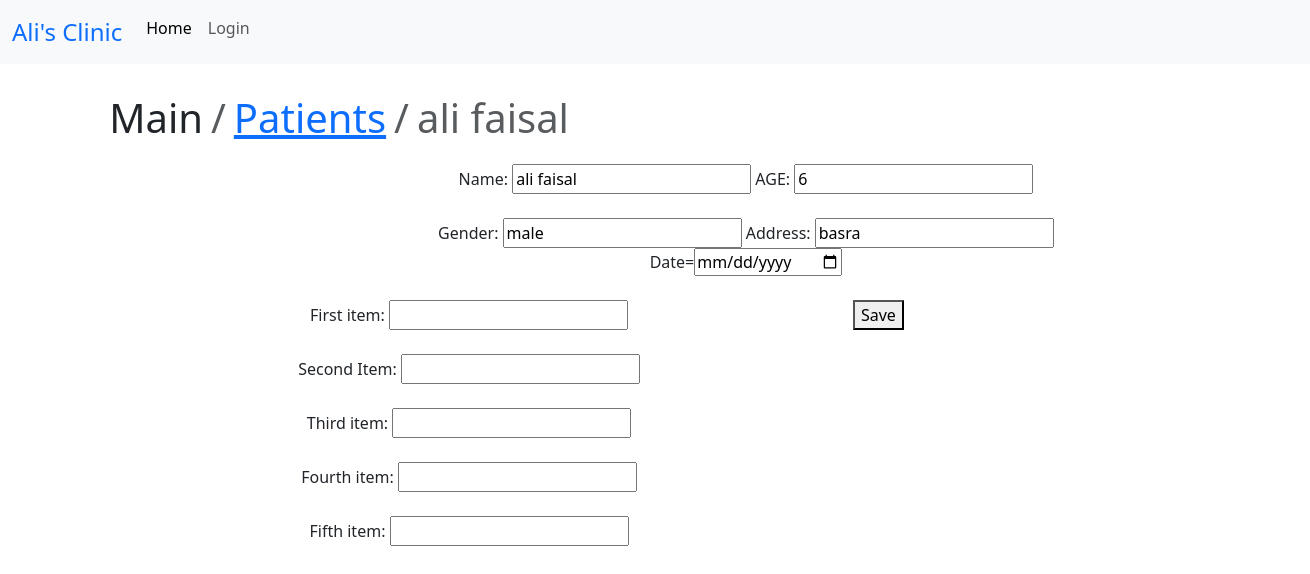
/patients/1/make_pill/, run on an earlier commit of the app's database.
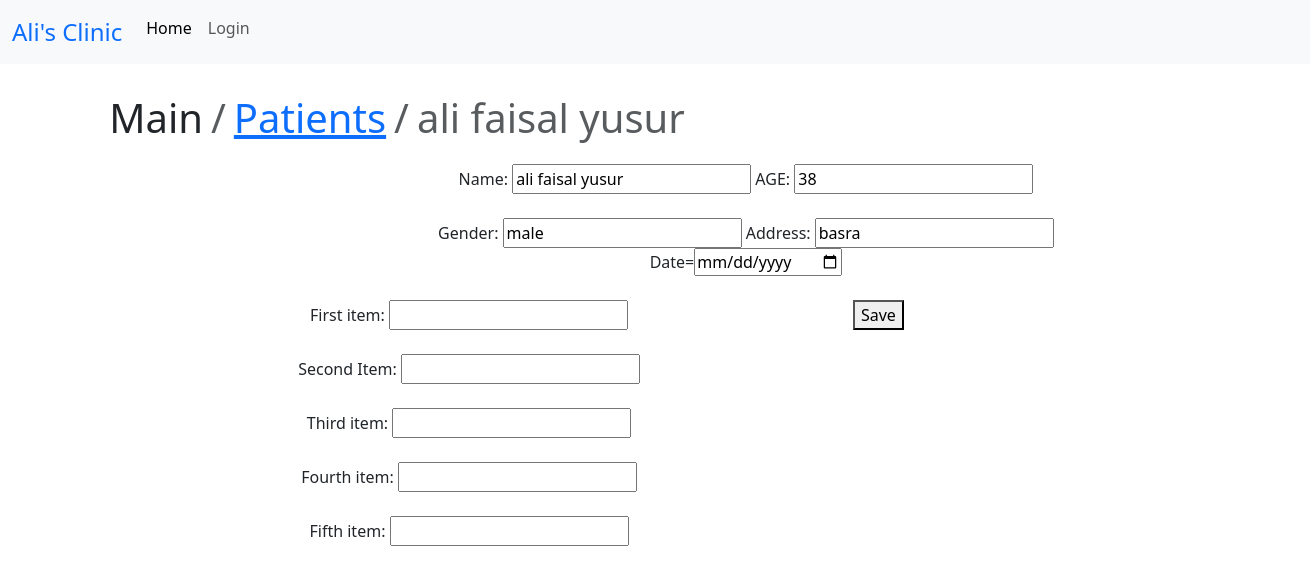
And on a later commit of the database.
### home/models.py (models this page shows, shortened)
class Patients(models.Model):
    name=models.CharField(max_length=150,unique=True)
    age=models.IntegerField(null=True)
    gender=models.CharField(max_length=50)
    address=models.CharField(max_length=150,null=True)
    visits=models.PositiveIntegerField(default=0)
    visit_date=models.DateField(default=strftime("%Y-%m-%d"),null=True)

### home/views.py (the view, shortened to what this page needs)
# urls.py: path('patients/<int:patient_id>/make_pill/',views.create_pill,name='make_pill'),
def create_pill(request,patient_id):
    patient=get_object_or_404(Patient_Model,pk=patient_id)
    return render (request,'home/make_pill.html',{'patient':patient})

### templates/home/make_pill.html (shortened to what this page needs)
{%extends 'index.html'%}
{%block breadcrumb%}
<div class="col-12 offset-1 mt-4">
    <ol class="breadcrumb">
        <li class="breadcrumb-item fs-1">Main</li>
        <li class="breadcrumb-item fs-1"><a href="{%url 'patients'%}">Patients</a></li>
        <li class="breadcrumb-item fs-1 active">{{patient.name}}</li>
    </ol>
</div>
{%endblock%}
{%block content%}
<div class="col-10 offset-1">
    <form action="" method="post" enctype="multipart/form-data">
        <div class="col-10 offset-2 text-center mb-4">
            Name: <input type="text" name="name" value="{{patient.name}}">
            AGE: <input type="number" name="age" value="{{patient.age}}"><br><br>
            Gender: <input type="text" name="gender" value="{{patient.gender}}">
            Address: <input type="text" name="address" value="{{patient.address}}"><br>
            Date=<input type="date" name="date">
        </div>
        <div class="row">
            <div class="col-8 text-center">
                First item: <input type="" name="item1"><br><br>
                Second Item: <input type="text" name="item2"><br><br>
                Third item: <input type="text" name="item3"><br><br>
                Fourth item: <input type="text" name="item4"><br><br>
                Fifth item: <input type="text" name="item5">
            </div>
            <div class="col-4">
                <button type="submit">Save</button>
            </div>
        </div>
    </form>
</div>
{%endblock%}

What changed in the data, as far as the page shows it:
changed Patients "male": name "ali faisal" → "ali faisal yusur"; age "6" → "38"
